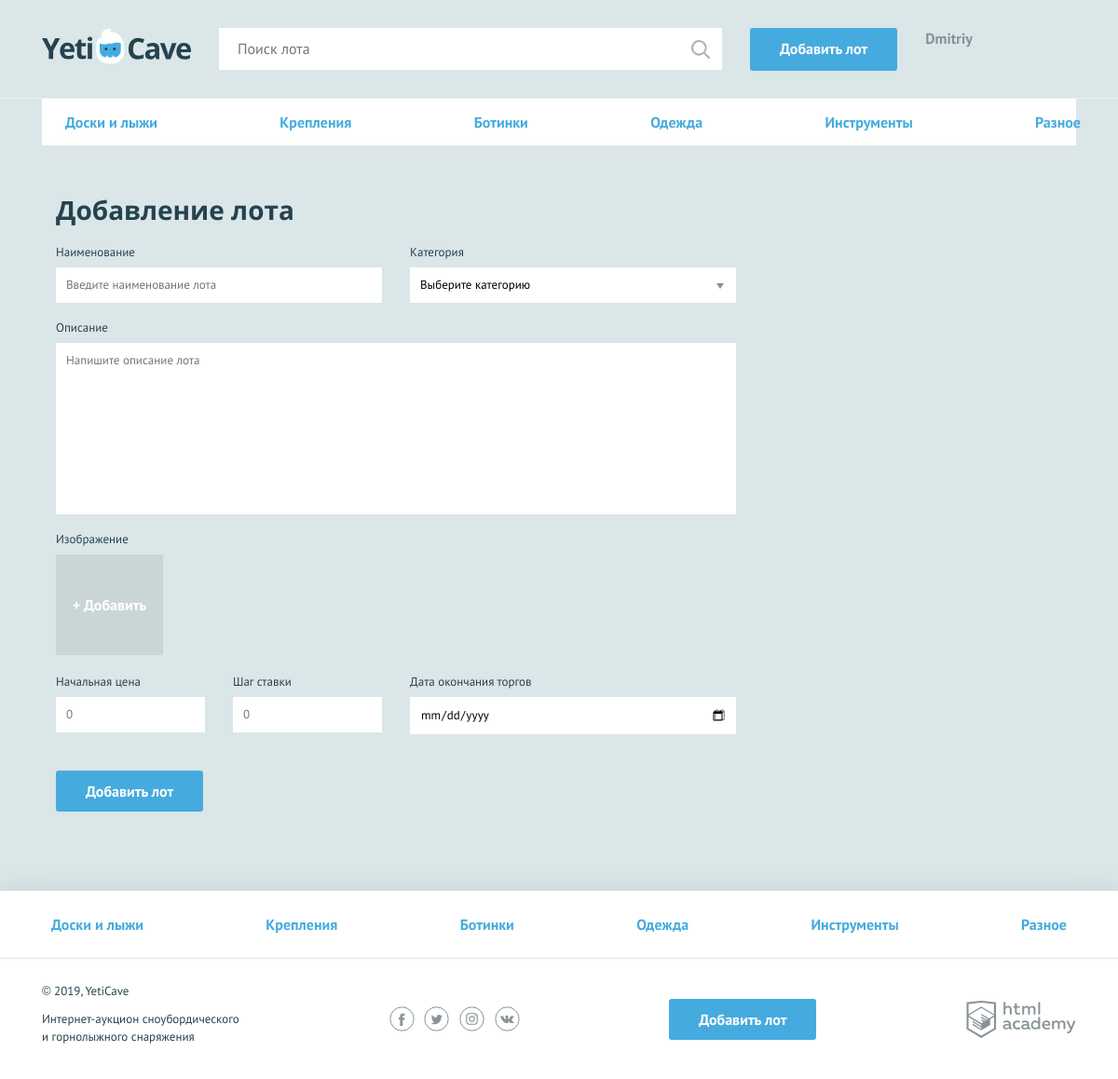
The page /add.php on the database its author committed.
### tables this page shows
CREATE TABLE categories (
    id INT AUTO_INCREMENT PRIMARY KEY,
    name VARCHAR(128) NOT NULL
);

### functions.php (called while the page is built, shortened)
<?php
    function include_template($name, $data) {
        $name = 'templates/' . $name;
        extract($data);
        require $name;
        $result = ob_get_clean();
        return $result;
    }

### init.php (called while the page is built, shortened)
<?php
require_once 'functions.php';
$content = '';

### mysql_helper.php (called while the page is built, shortened)
<?php
function db_get_prepare_stmt($link, $sql, $data = []) {
    $stmt = mysqli_prepare($link, $sql);
    return $stmt;
}
function db_fetch_data($link, $sql, $data = []) {
    $result = [];
    $stmt = db_get_prepare_stmt($link, $sql, $data);
    mysqli_stmt_execute($stmt);
    $res = mysqli_stmt_get_result($stmt);
    if ($res) {
        $result = mysqli_fetch_all($res, MYSQLI_ASSOC);
    }
    return $result;
}

### templates/add-main.php (the view, shortened to what this page needs)
<nav class="nav">
    <ul class="nav__list container">
        <li class="nav__item">
            <a href="all-lots.html">Доски и лыжи</a>
        </li>
        <li class="nav__item">
            <a href="all-lots.html">Крепления</a>
        </li>
        <li class="nav__item">
            <a href="all-lots.html">Ботинки</a>
        </li>
        <li class="nav__item">
            <a href="all-lots.html">Одежда</a>
        </li>
        <li class="nav__item">
            <a href="all-lots.html">Инструменты</a>
        </li>
        <li class="nav__item">
            <a href="all-lots.html">Разное</a>
        </li>
    </ul>
</nav>
<form class="form form--add-lot container <?= count($errors) ? 'form--invalid' : ''; ?>" action="add.php" method="post" enctype="multipart/form-data">
    <h2>Добавление лота</h2>
    <div class="form__container-two">
       <?php $classname = isset($errors['lot-name']) ? "form__item--invalid" : "";
        $value = isset($lot['lot-name']) ? $lot['lot-name'] : "";?>
        <div class="form__item <?=$classname;?> ">
            <label for="lot-name">Наименование</label>
            <input id="lot-name" type="text"  name="lot-name" placeholder="Введите наименование лота" value="<?=$value;?>">
        </div>
        <?php $classname = isset($errors['category']) ? "form__item--invalid" : "";
        $value = isset($lot['category']) ? $lot['category'] : "";?>
        <div class="form__item <?=$classname;?>">
            <label for="category">Категория</label>
            <select id="category" name="category" >
                <option value="<?= $value; ?>"><?= $value == '' ? 'Выберите категорию' : $categories[$value - 1]['name']?></option>
            </select>
        </div>
    </div>
    <?php $classname = isset($errors['description']) ? "form__item--invalid" : "";
    $value = isset($lot['description']) ? $lot['description'] : "";?>
    <div class="form__item form__item--wide <?=$classname;?>">
        <label for="description">Описание</label>
        <textarea id="description" name="description" placeholder="Напишите описание лота"><?=$value;?></textarea>
    </div>
    <div class="form__item form__item--file">
        <label>Изображение</label>
        <div class="form__input-file">
            <label for="lot-img">
                <span>+ Добавить</span>
            </label>
        </div>
    </div>
    <div class="form__container-three">
        <?php $classname = isset($errors['lot-rate']) ? "form__item--invalid" : "";
        $value = isset($lot['lot-rate']) ? $lot['lot-rate'] : "";?>
        <div class="form__item form__item--small <?=$classname;?>">
            <label for="lot-rate">Начальная цена</label>
            <input id="lot-rate" type="number" name="lot-rate" placeholder="0" value="<?=$value;?>">
        </div>
        <?php $classname = isset($errors['lot-step']) ? "form__item--invalid" : "";
        $value = isset($lot['lot-step']) ? $lot['lot-step'] : "";?>
        <div class="form__item form__item--small <?=$classname;?>">
            <label for="lot-step">Шаг ставки</label>
            <input id="lot-step" type="number" name="lot-step" placeholder="0" value="<?=$value;?>">
        </div>
        <?php $classname = isset($errors['lot-date']) ? "form__item--invalid" : "";
        $value = isset($lot['lot-date']) ? $lot['lot-date'] : "";?>
        <div class="form__item <?=$classname;?>">
            <label for="lot-date">Дата окончания торгов</label>
            <input class="form__input-date" id="lot-date" type="date" name="lot-date" value="<?=$value;?>">
        </div>
    </div>
    <button type="submit" class="button">Добавить лот</button>
</form>

### templates/layout.php (shortened to what this page needs)
<!DOCTYPE html>
<html lang="ru">
<head>
    <link href="css/normalize.min.css" rel="stylesheet">
    <link href="css/style.css" rel="stylesheet">
</head>
<body>
<div class="page-wrapper">
    <header class="main-header">
        <div class="main-header__container container">
            <a class="main-header__logo" href="index.php">
                <img src="img/logo.svg" width="160" height="39" alt="Логотип компании YetiCave">
            </a>
            <form class="main-header__search" method="get" action="https://echo.htmlacademy.ru">
                <input type="search" name="search" placeholder="Поиск лота">
                <input class="main-header__search-btn" type="submit" name="find" value="Найти">
            </form>
            <a class="main-header__add-lot button" href="add.php">Добавить лот</a>
            <nav class="user-menu">
                <?php if ($isAuth === 1): ?>
                    <div class="user-menu__logged">
                        <p><?=htmlspecialchars($userName);?></p>
                    </div>
                <?php endif; ?>
            </nav>
        </div>
    </header>
    <main class="container"><?= $content; ?></main>
</div>
<footer class="main-footer">
    <nav class="nav">
        <ul class="nav__list container">
            <?php foreach ($categories as $cat): ?>
                <li class="nav__item">
                    <a href="pages/all-lots.html"><?= $cat['name']; ?></a>
                </li>
            <?php endforeach; ?>
        </ul>
    </nav>
    <div class="main-footer__bottom container">
        <div class="main-footer__copyright">
            <p>© 2019, YetiCave</p>
            <p>Интернет-аукцион сноубордического и горнолыжного снаряжения</p>
        </div>
        <div class="main-footer__social social">
            <a class="social__link social__link--facebook" href="#">
            </a>
            <a class="social__link social__link--twitter" href="#">
            </a>
            <a class="social__link social__link--instagram" href="#">
            </a>
            <a class="social__link social__link--vkontakte" href="#">
            </a>
        </div>
        <a class="main-footer__add-lot button" href="add.php">Добавить лот</a>
        <div class="main-footer__developed-by">
            <a class="logo-academy" href="https://htmlacademy.ru/intensive/php">
            </a>
        </div>
    </div>
</footer>
</body>
</html>

### rows shown on the page
categories: name "Доски и лыжи"
categories: name "Крепления"
categories: name "Ботинки"
categories: name "Одежда"
categories: name "Инструменты"
categories: name "Разное"

### other values the page prints
$userName "Dmitriy"
